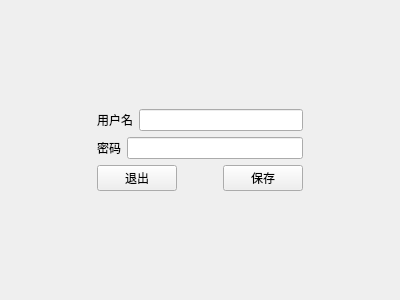
<?xml version="1.0" encoding="UTF-8"?>
<ui version="4.0">
 <class>Form</class>
 <widget class="QWidget" name="Form">
  <property name="geometry">
   <rect>
    <x>0</x>
    <y>0</y>
    <width>400</width>
    <height>300</height>
   </rect>
  </property>
  <property name="windowTitle">
   <string>用户修改页面</string>
  </property>
  <layout class="QGridLayout" name="gridLayout_3">
   <item row="0" column="0">
    <widget class="QWidget" name="widget" native="true">
     <layout class="QGridLayout" name="gridLayout_2">
      <item row="1" column="0">
       <spacer name="horizontalSpacer_2">
        <property name="orientation">
         <enum>Qt::Horizontal</enum>
        </property>
        <property name="sizeHint" stdset="0">
         <size>
          <width>40</width>
          <height>20</height>
         </size>
        </property>
       </spacer>
      </item>
      <item row="3" column="1">
       <spacer name="verticalSpacer">
        <property name="orientation">
         <enum>Qt::Vertical</enum>
        </property>
        <property name="sizeHint" stdset="0">
         <size>
          <width>20</width>
          <height>40</height>
         </size>
        </property>
       </spacer>
      </item>
      <item row="1" column="1">
       <layout class="QGridLayout" name="gridLayout">
        <item row="0" column="0">
         <layout class="QVBoxLayout" name="verticalLayout">
          <item>
           <layout class="QHBoxLayout" name="horizontalLayout_2">
            <item>
             <widget class="QLabel" name="label">
              <property name="text">
               <string>用户名</string>
              </property>
             </widget>
            </item>
            <item>
             <widget class="QLineEdit" name="lineEdit"/>
            </item>
           </layout>
          </item>
          <item>
           <layout class="QHBoxLayout" name="horizontalLayout_3">
            <item>
             <widget class="QLabel" name="label_2">
              <property name="text">
               <string>密码</string>
              </property>
             </widget>
            </item>
            <item>
             <widget class="QLineEdit" name="lineEdit_2"/>
            </item>
           </layout>
          </item>
         </layout>
        </item>
       </layout>
      </item>
      <item row="0" column="1">
       <spacer name="verticalSpacer_2">
        <property name="orientation">
         <enum>Qt::Vertical</enum>
        </property>
        <property name="sizeHint" stdset="0">
         <size>
          <width>20</width>
          <height>40</height>
         </size>
        </property>
       </spacer>
      </item>
      <item row="2" column="1">
       <layout class="QHBoxLayout" name="horizontalLayout">
        <item>
         <widget class="QPushButton" name="pushButton">
          <property name="text">
           <string>退出</string>
          </property>
         </widget>
        </item>
        <item>
         <spacer name="horizontalSpacer">
          <property name="orientation">
           <enum>Qt::Horizontal</enum>
          </property>
          <property name="sizeHint" stdset="0">
           <size>
            <width>40</width>
            <height>20</height>
           </size>
          </property>
         </spacer>
        </item>
        <item>
         <widget class="QPushButton" name="pushButton_2">
          <property name="text">
           <string>保存</string>
          </property>
         </widget>
        </item>
       </layout>
      </item>
      <item row="1" column="2">
       <spacer name="horizontalSpacer_3">
        <property name="orientation">
         <enum>Qt::Horizontal</enum>
        </property>
        <property name="sizeHint" stdset="0">
         <size>
          <width>40</width>
          <height>20</height>
         </size>
        </property>
       </spacer>
      </item>
     </layout>
    </widget>
   </item>
  </layout>
 </widget>
 <resources/>
 <connections/>
</ui>
